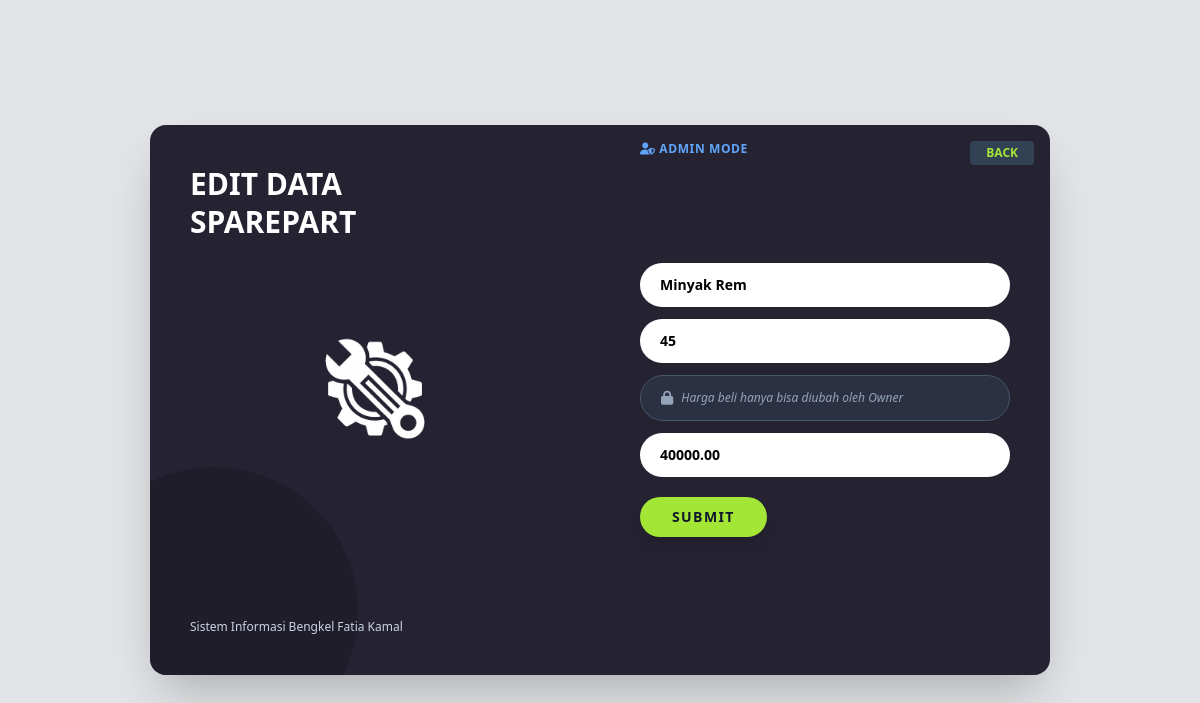
The page /sparepart_form.php?id=SPR2501015 (signed in) on the database its author committed.
### tables this page shows
CREATE TABLE `sparepart` (
  `id_sparepart` VARCHAR(15) NOT NULL PRIMARY KEY,
  `nama` VARCHAR(100) NOT NULL,
  `stok` INT(11) NOT NULL,
  `harga_beli` DECIMAL(10,2) NOT NULL,
  `harga_jual` DECIMAL(10,2) NOT NULL
);

### sparepart_form.php (the view, shortened to what this page needs)
<?php
require_once 'config/database.php';
$role = $_SESSION['role'];
$is_owner = ($role == 'Owner');
$id = $_GET['id'] ?? 0;
$edit = false;
$s = ['nama'=>'', 'stok'=>'', 'harga_beli'=>'', 'harga_jual'=>''];
if ($id) {
    $stmt = $pdo->prepare("SELECT * FROM sparepart WHERE id_sparepart = ?");
    $stmt->execute([$id]);
    $s = $stmt->fetch();
    $edit = true;
}
?>
<!DOCTYPE html>
<html lang="id">
<head>
    <script src="https://cdn.tailwindcss.com"></script>
    <link rel="stylesheet" href="https://cdnjs.cloudflare.com/ajax/libs/font-awesome/6.5.1/css/all.min.css">
</head>
<body class="bg-[#e2e4e7] flex items-center justify-center h-screen">
<div class="w-[900px] bg-[#252332] rounded-2xl shadow-2xl flex overflow-hidden" style="height: 550px;">
    <div class="w-1/2 p-10 flex flex-col justify-between relative overflow-hidden">
        <div class="absolute -bottom-20 -left-20 w-72 h-72 bg-[#1c1a26] rounded-full opacity-60"></div>
        <h1 class="text-3xl font-black text-white leading-tight relative z-10">
            <?= $edit ? 'EDIT DATA<br>SPAREPART' : 'TAMBAH DATA<br>SPAREPART' ?>
        </h1>
        <div class="relative z-10 flex justify-center -mt-20">
            <img src="gambar/sparepart.png" alt="" class="max-h-48">
        </div>
        <p class="text-slate-300 text-xs relative z-10">Sistem Informasi Bengkel Fatia Kamal</p>
    </div>
    <div class="w-1/2 p-10 flex flex-col justify-center relative">
        <a href="sparepart.php"
           class="absolute top-4 right-4 bg-slate-700 hover:bg-slate-600 text-lime-400 font-bold px-4 py-1 rounded text-xs transition">
            BACK
        </a>
        <div class="absolute top-4 left-10 text-xs font-bold tracking-wider">
            <?php if ($is_owner): ?>
                <span class="text-lime-400"><i class="fas fa-crown"></i> OWNER MODE</span>
            <?php else: ?>
                <span class="text-blue-400"><i class="fas fa-user-shield"></i> ADMIN MODE</span>
            <?php endif; ?>
        </div>
        <form method="POST" class="space-y-3" id="formSparepart" onsubmit="return confirmSubmit(event)">
            <input name="nama"
                   value="<?= htmlspecialchars($s['nama']) ?>"
                   placeholder="NAMA"
                   required
                   class="w-full bg-white rounded-full px-5 py-3 text-sm font-semibold focus:outline-none focus:ring-2 focus:ring-lime-400">
            <input name="stok"
                   type="number"
                   value="<?= htmlspecialchars($s['stok']) ?>"
                   placeholder="STOK"
                   required
                   class="w-full bg-white rounded-full px-5 py-3 text-sm font-semibold focus:outline-none focus:ring-2 focus:ring-lime-400">
            <?php if ($is_owner): ?>
                <div class="relative">
                    <input name="harga_beli"
                           type="number"
                           value="<?= htmlspecialchars($s['harga_beli']) ?>"
                           placeholder="HARGA BELI (modal)"
                           required
                           class="w-full bg-white rounded-full px-5 py-3 text-sm font-semibold focus:outline-none focus:ring-2 focus:ring-lime-400 border-2 border-lime-400">
                    <span class="absolute right-4 top-1/2 -translate-y-1/2 text-[10px] font-bold text-lime-600 bg-lime-100 px-2 py-0.5 rounded-full">
                        KHUSUS OWNER
                    </span>
                </div>
            <?php else: ?>
                <div class="bg-slate-700/50 border border-slate-600 rounded-full px-5 py-3 flex items-center gap-2">
                    <i class="fas fa-lock text-slate-400 text-sm"></i>
                    <span class="text-slate-400 text-xs italic">Harga beli hanya bisa diubah oleh Owner</span>
                </div>
            <?php endif; ?>
            <input name="harga_jual"
                   type="number"
                   value="<?= htmlspecialchars($s['harga_jual']) ?>"
                   placeholder="HARGA JUAL"
                   required
                   class="w-full bg-white rounded-full px-5 py-3 text-sm font-semibold focus:outline-none focus:ring-2 focus:ring-lime-400">
            <div class="pt-2">
                <button type="submit"
                        class="bg-[#a3e635] hover:bg-[#84cc16] text-slate-900 font-black py-2.5 px-8 rounded-full uppercase text-sm tracking-widest shadow-lg transition">
                    SUBMIT
                </button>
            </div>
        </form>
    </div>
</div>
</body>
</html>

### rows shown on the page
sparepart: nama "Minyak Rem", stok "45", harga_jual "40000.00"
